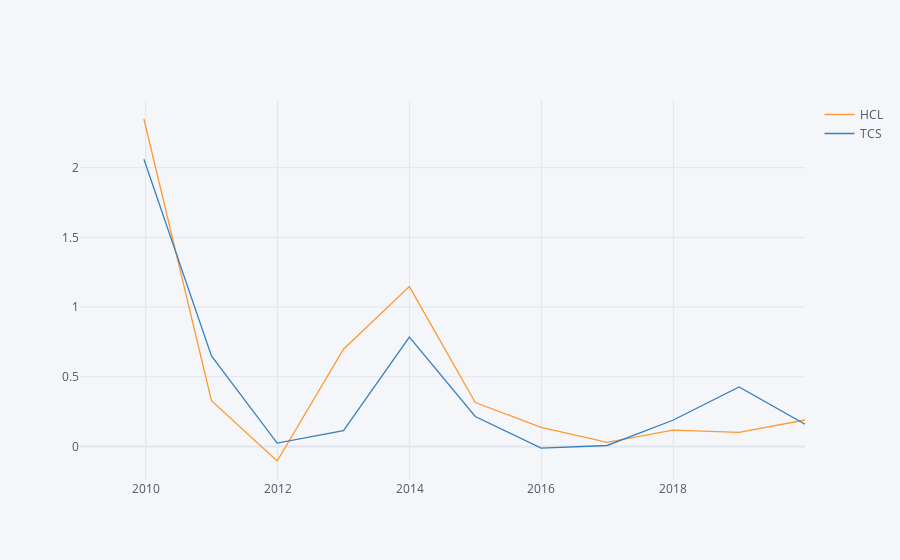

The notebook cell saved with this chart:
### Code cell
df.iplot(x='Date',y=['HCL','TCS'])
#go.(data=df[['Date','HCL','TCS']],x='Date',y=['HCL','TCS'])

### Figure 1 — Plotly figure (JSON) as saved in the notebook; plotly's stock layout.template omitted (floating-point values rounded to 4 significant figures)
{"data": [{"line": {"color": "rgba(255, 153, 51, 1.0)", "dash": "solid", "shape": "linear", "width": 1.3}, "mode": "lines", "name": "HCL", "text": "", "type": "scatter", "x": ["2009-01-02", "2009-12-22", "2010-12-31", "2011-12-30", "2012-12-31", "2013-12-31", "2014-12-31", "2015-12-31", "2016-12-30", "2017-12-29", "2018-12-31", "2019-12-31"], "y": ["", 2.349, 0.3283, -0.1049, 0.6972, 1.146, 0.3145, 0.137, 0.02906, 0.1173, 0.1009, 0.1892]}, {"line": {"color": "rgba(55, 128, 191, 1.0)", "dash": "solid", "shape": "linear", "width": 1.3}, "mode": "lines", "name": "TCS", "text": "", "type": "scatter", "x": ["2009-01-02", "2009-12-22", "2010-12-31", "2011-12-30", "2012-12-31", "2013-12-31", "2014-12-31", "2015-12-31", "2016-12-30", "2017-12-29", "2018-12-31", "2019-12-31"], "y": ["", 2.061, 0.6492, 0.02383, 0.1126, 0.7839, 0.2144, -0.01291, 0.00646, 0.1875, 0.4259, 0.1591]}], "layout": {"legend": {"bgcolor": "#F5F6F9", "font": {"color": "#4D5663"}}, "paper_bgcolor": "#F5F6F9", "plot_bgcolor": "#F5F6F9", "title": {"font": {"color": "#4D5663"}}, "xaxis": {"gridcolor": "#E1E5ED", "showgrid": true, "tickfont": {"color": "#4D5663"}, "title": {"font": {"color": "#4D5663"}, "text": ""}, "zerolinecolor": "#E1E5ED"}, "yaxis": {"gridcolor": "#E1E5ED", "showgrid": true, "tickfont": {"color": "#4D5663"}, "title": {"font": {"color": "#4D5663"}, "text": ""}, "zerolinecolor": "#E1E5ED"}}}
